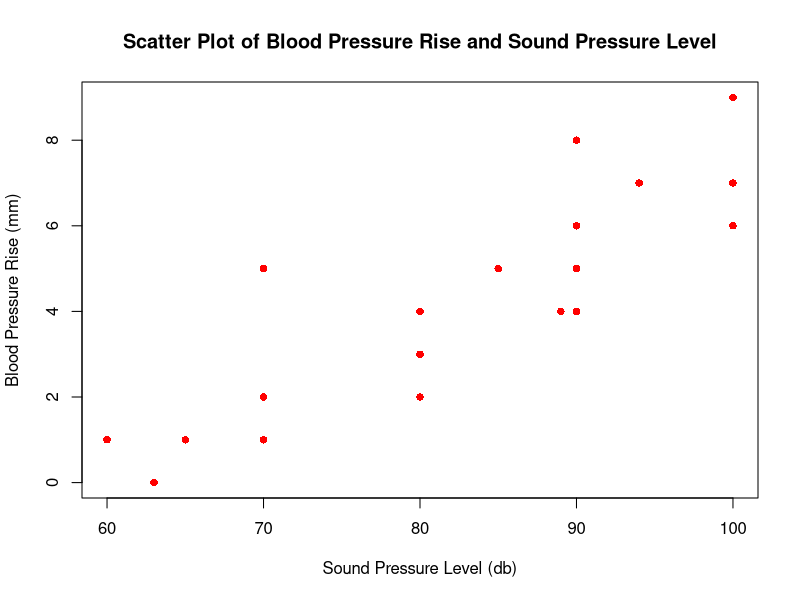
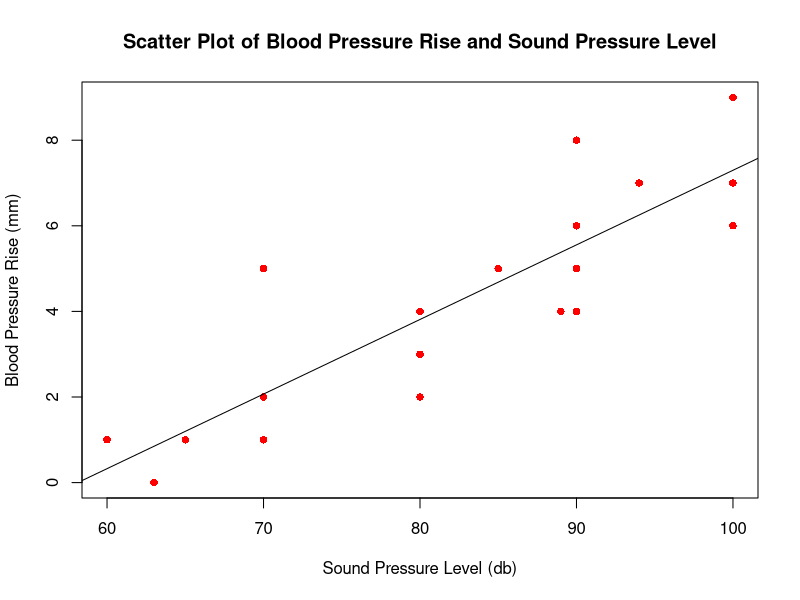
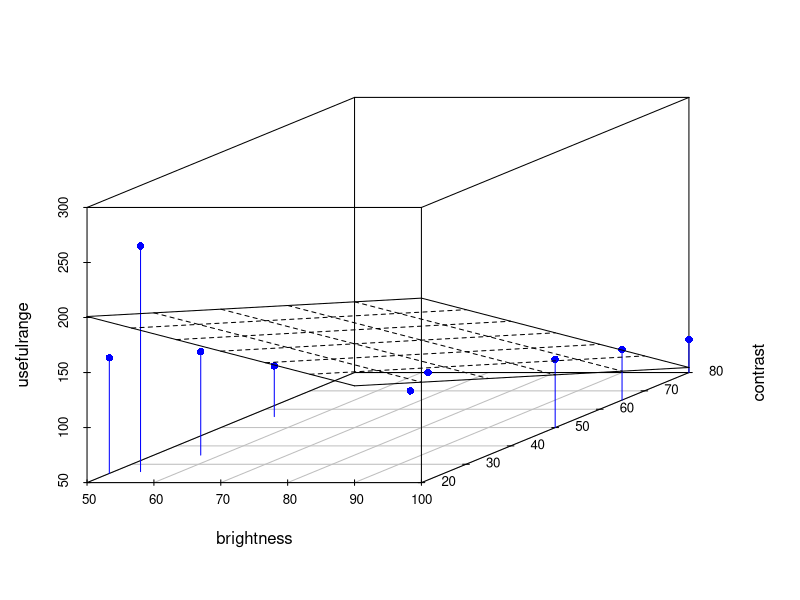

Source code (R) for these figures, in order:
## ---- chunk 1
library(scatterplot3d)
knitr::opts_chunk$set(echo = TRUE)
## ---- chunk 2
y <- c(1,	0,	1,	2,	5,	1,	4,	6,	2,	3,	5,	4,	6,	8,	4,	5,	7,	9,	7,	6)
 
x <- c(60,	63,	65,	70,	70,	70,	80,	90,	80,	80,	85,	89,	90,	90,	90,	90,	94,	100,	100,	100)

data1 <- data.frame(
  x,
  y)

data1

## ---- chunk 3
y <- c(1,	0,	1,	2,	5,	1,	4,	6,	2,	3,	5,	4,	6,	8,	4,	5,	7,	9,	7,	6)
 
x <- c(60,	63,	65,	70,	70,	70,	80,	90,	80,	80,	85,	89,	90,	90,	90,	90,	94,	100,	100,	100)

plot(x, y, pch = 16, cex = 1, col = "red", main = "Scatter Plot of Blood Pressure Rise and Sound Pressure Level", xlab = "Sound Pressure Level (db)", ylab = "Blood Pressure Rise (mm)")

## ---- chunk 4
plot(x, y, pch = 16, cex = 1, col = "red", main = "Scatter Plot of Blood Pressure Rise and Sound Pressure Level", xlab = "Sound Pressure Level (db)", ylab = "Blood Pressure Rise (mm)")

model <- lm(y ~ x)

model

abline(model)
## ---- chunk 5

deviance(model)

## ---- chunk 6
usefulrange <- c(96, 50, 50, 112,	96,	80,	155, 144,	255)
brightness <- c(54, 61, 65, 100,	100,	100,	50,	57,	54)
contrast <- c(56,	80,	70,	50,	65,	80,	25,	35,	26)

correlator.data <- data.frame(
 usefulrange = c(96, 50, 50, 112,	96,	80,	155, 144,	255),
 brightness = c(54, 61, 65, 100,	100,	100,	50,	57,	54),
 contrast = c(56,	80,	70,	50,	65,	80,	25,	35,	26))
 correlator.data
## ---- chunk 7
s3d <- scatterplot3d(brightness, contrast, usefulrange, type = "h", color = "blue", angle=30, pch = 16)

multiple.regression <- lm(usefulrange ~ brightness + contrast, data=correlator.data)

s3d$plane3d(multiple.regression, lty.box = "solid")

summary(multiple.regression)
## ---- chunk 8
(summary(multiple.regression)$sigma)**2
## ---- chunk 9

qt(0.025, 6, lower.tail = F)
